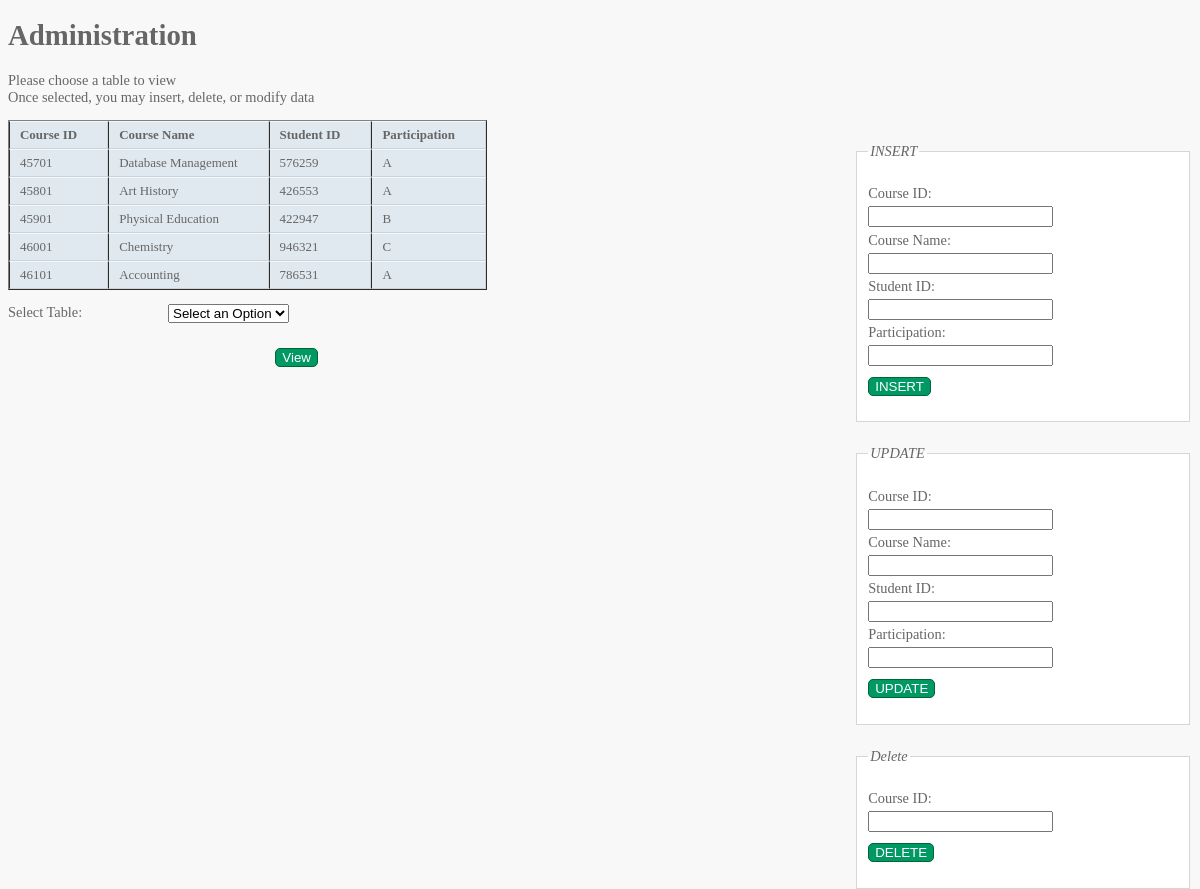
Page /classes_list.php on the committed database.
### tables this page shows
CREATE TABLE IF NOT EXISTS CLASS
(	courseID	CHAR(5)		NOT NULL,
	courseName	VARCHAR(30) NOT NULL,
	studentID	CHAR(7),
    participation CHAR,
    PRIMARY KEY (courseID),
    FOREIGN KEY (studentID) REFERENCES STUDENT(studentID));

### classes_list.php (the view, shortened to what this page needs)
<!DOCTYPE html>
<html>
	<head>
  	<link href="pagestyle.css" type="text/css" rel="stylesheet" />
	</head>
	<body>
		<h1>Administration</h1>
		<p>Please choose a table to view<br /> Once selected, you may insert, delete, or modify data</p>
		<div id="controlBox">
			<div id="insert">
        <form action="classes_list.php" method="post">
			<fieldset>
				<legend>INSERT</legend>
				<p><label class="title" for="idnumber">Course ID:</label>
					<input type="text" name="idnumber" id="idnumber" required="required"><br />
					<label class="title" for="cname">Course Name:</label>
					<input type="text" name="cname" id="cname" required="required"><br />
					<label class="title" for="studentID">Student ID:</label>
					<input type="text" name="studentID" id="studentID" required="required"><br />
					<label class="title" for="participation">Participation:</label>
					<input type="text" name="participation" id="participation" required="required"><br />
					<input type="submit" name="add" value="INSERT" />
        </form>
				</div>
					<div id="update">
            <form action="classes_list.php" method="post">
					<fieldset>
						<legend>UPDATE</legend>
						<p><label class="title" for="idnumber">Course ID:</label>
    					<input type="text" name="idnumber" id="idnumber" required="required"><br />
    					<label class="title" for="cname">Course Name:</label>
    					<input type="text" name="cname" id="cname" required="required"><br />
    					<label class="title" for="studentID">Student ID:</label>
    					<input type="text" name="studentID" id="studentID" required="required"><br />
							<label class="title" for="participation">Participation:</label>
							<input type="text" name="participation" id="participation" required="required"><br />
							<input type="submit" name="edit" value="UPDATE" />
            </form>
						</div>
						<div id="delete">
              <form action="classes_list.php" method="post">
						<fieldset>
							<legend>Delete</legend>
							<p><label class="title" for="idnumber">Course ID:</label>
								<input type="text" name="idnumber" id="idnumber" required="required"><br />
								<input type="submit" name = "delete" value="DELETE" />
              </form>
							</div>
		</div>
    <div id="main">
     <table border=1>
       <tr>
       <th>Course ID</th>
       <th>Course Name</th>
       <th>Student ID</th>
			 <th>Participation</th>
       </tr>
<?php
include 'db.inc.php';
if (!($connection = @ mysql_connect($hostName, $username,
  $password)))
  showerror();
    $query = "SELECT * FROM class";
    if (!($result = @ mysql_query ($query, $connection)))
      showerror();
    while ($row = @ mysql_fetch_array($result))
      echo "<tr>
    <td>{$row["courseID"]}</td>
    <td>{$row["courseName"]}</td>
    <td>{$row["studentID"]}</td>
		<td>{$row["participation"]}</td>
    </tr>";
  ?>
</table>
<form action="admins_home.php" method="post">
<p><label class="title" for="selectTable"> Select Table:</label>
<select name="selectTable" id="selectTable">
	<option value="" disabled selected>Select an Option</option>
</select></p>
<div class="submit">
 <input type="submit" value="View" />
</div>
</form>
 </div>
 </body>
</html>

### PAUL UPDATED FINAL REPORT FILES/css/pagestyle.css (style rules this page uses)
body { font=family: Arial, Verdana, sans-serif; font-size: 90%; color: #666666; background-color: #f8f8f8; }
table { border-spacing: 0px; }
th, td { padding: 5px 30px 5px 10px; border-spacing: 0px; font-size: 90%; margin: 0px; }
th,td { text-align: left; background-color: #e0e9f0; border-top: 1px solid #f1f8fe; border-bottom: 1px solid #cbd2d8; border-right: 1px solid #cbd2d8; }
td { text-shadow: 1px 1px p1x #ffffff; }
fieldset { width: 310px; margin-top:20px; border: 1px solid #d6d6d6; background-color: #ffffff; line-height: 1.6em; }
legend { font-style: italic; color: #666666; }
input[type="submit"] { border: 1px solid #006633; background-color: #009966; color: #ffffff; border-radius: 5px; padding 5px; margin-top: 10px; }
.title { float: left; width: 160px; clear: left; }
.submit { width: 310px; text-align: right; }
#controlBox { float:right; }

### rows in the picture
class: courseID "45701", courseName "Database Management", studentID "576259", participation "A"
class: courseID "45801", courseName "Art History", studentID "426553", participation "A"
class: courseID "45901", courseName "Physical Education", studentID "422947", participation "B"
class: courseID "46001", courseName "Chemistry", studentID "946321", participation "C"
class: courseID "46101", courseName "Accounting", studentID "786531", participation "A"
